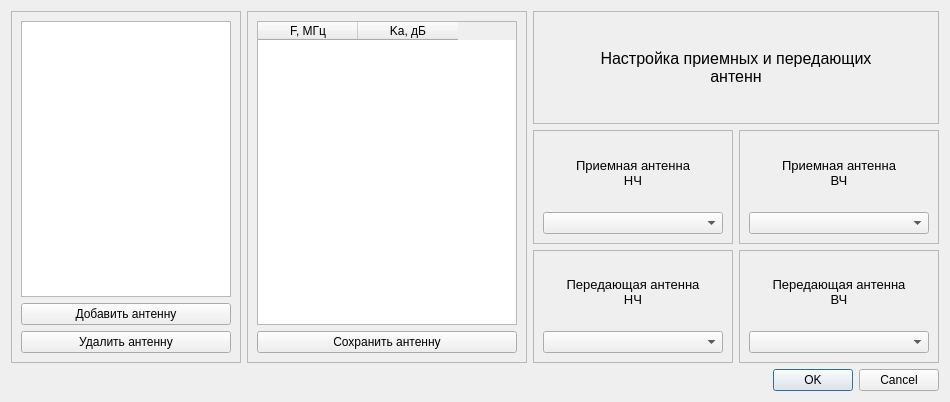
<?xml version="1.0" encoding="UTF-8"?>
<ui version="4.0">
 <class>dialog_antenns</class>
 <widget class="QDialog" name="dialog_antenns">
  <property name="windowModality">
   <enum>Qt::ApplicationModal</enum>
  </property>
  <property name="geometry">
   <rect>
    <x>0</x>
    <y>0</y>
    <width>950</width>
    <height>402</height>
   </rect>
  </property>
  <property name="minimumSize">
   <size>
    <width>950</width>
    <height>402</height>
   </size>
  </property>
  <property name="maximumSize">
   <size>
    <width>9999</width>
    <height>9999</height>
   </size>
  </property>
  <property name="windowTitle">
   <string>Настройка Антенн</string>
  </property>
  <layout class="QGridLayout" name="gridLayout">
   <item row="0" column="0">
    <layout class="QHBoxLayout" name="horizontalLayout_4">
     <item>
      <widget class="QScrollArea" name="scrollArea">
       <property name="minimumSize">
        <size>
         <width>180</width>
         <height>290</height>
        </size>
       </property>
       <property name="maximumSize">
        <size>
         <width>9999</width>
         <height>9999</height>
        </size>
       </property>
       <property name="widgetResizable">
        <bool>true</bool>
       </property>
       <widget class="QWidget" name="scrollAreaWidgetContents">
        <property name="geometry">
         <rect>
          <x>0</x>
          <y>0</y>
          <width>219</width>
          <height>341</height>
         </rect>
        </property>
        <layout class="QVBoxLayout" name="verticalLayout">
         <item>
          <widget class="QListWidget" name="listWidget">
           <property name="minimumSize">
            <size>
             <width>160</width>
             <height>210</height>
            </size>
           </property>
           <property name="maximumSize">
            <size>
             <width>9999</width>
             <height>9999</height>
            </size>
           </property>
          </widget>
         </item>
         <item>
          <widget class="QPushButton" name="pushButton">
           <property name="text">
            <string>Добавить антенну</string>
           </property>
          </widget>
         </item>
         <item>
          <widget class="QPushButton" name="pushButton_2">
           <property name="text">
            <string>Удалить антенну</string>
           </property>
          </widget>
         </item>
        </layout>
       </widget>
      </widget>
     </item>
     <item>
      <widget class="QScrollArea" name="scrollArea_2">
       <property name="minimumSize">
        <size>
         <width>280</width>
         <height>0</height>
        </size>
       </property>
       <property name="maximumSize">
        <size>
         <width>9999</width>
         <height>9999</height>
        </size>
       </property>
       <property name="widgetResizable">
        <bool>true</bool>
       </property>
       <widget class="QWidget" name="scrollAreaWidgetContents_2">
        <property name="geometry">
         <rect>
          <x>0</x>
          <y>0</y>
          <width>278</width>
          <height>341</height>
         </rect>
        </property>
        <layout class="QVBoxLayout" name="verticalLayout_2">
         <item>
          <widget class="QTableWidget" name="tableWidget">
           <property name="minimumSize">
            <size>
             <width>240</width>
             <height>267</height>
            </size>
           </property>
           <property name="maximumSize">
            <size>
             <width>9999</width>
             <height>9999</height>
            </size>
           </property>
           <property name="autoScrollMargin">
            <number>10</number>
           </property>
           <property name="textElideMode">
            <enum>Qt::ElideMiddle</enum>
           </property>
           <property name="sortingEnabled">
            <bool>false</bool>
           </property>
           <attribute name="verticalHeaderVisible">
            <bool>false</bool>
           </attribute>
           <attribute name="verticalHeaderDefaultSectionSize">
            <number>20</number>
           </attribute>
           <attribute name="verticalHeaderMinimumSectionSize">
            <number>5</number>
           </attribute>
           <column>
            <property name="text">
             <string>F, МГц</string>
            </property>
           </column>
           <column>
            <property name="text">
             <string>Ka, дБ</string>
            </property>
           </column>
          </widget>
         </item>
         <item>
          <widget class="QPushButton" name="pushButton_3">
           <property name="text">
            <string>Сохранить антенну</string>
           </property>
          </widget>
         </item>
        </layout>
       </widget>
      </widget>
     </item>
     <item>
      <layout class="QVBoxLayout" name="verticalLayout_11">
       <item>
        <widget class="QFrame" name="frame">
         <property name="frameShape">
          <enum>QFrame::StyledPanel</enum>
         </property>
         <property name="frameShadow">
          <enum>QFrame::Raised</enum>
         </property>
         <layout class="QHBoxLayout" name="horizontalLayout_3">
          <item>
           <widget class="QLabel" name="label_5">
            <property name="lineWidth">
             <number>1</number>
            </property>
            <property name="text">
             <string>&lt;!DOCTYPE HTML PUBLIC &quot;-//W3C//DTD HTML 4.0//EN&quot; &quot;http://www.w3.org/TR/REC-html40/strict.dtd&quot;&gt;
&lt;html&gt;&lt;head&gt;&lt;meta name=&quot;qrichtext&quot; content=&quot;1&quot; /&gt;&lt;style type=&quot;text/css&quot;&gt;
p, li { white-space: pre-wrap; }
&lt;/style&gt;&lt;/head&gt;&lt;body style=&quot; font-family:'MS Shell Dlg 2'; font-size:8pt; font-weight:400; font-style:normal;&quot;&gt;
&lt;p style=&quot; margin-top:12px; line-height:100%;margin-bottom:12px; margin-left:0px; margin-right:0px; -qt-block-indent:0; text-indent:0px;&quot;&gt;&lt;span style=&quot; font-size:12pt;&quot;&gt;Настройка приемных и передающих &lt;br /&gt; антенн &lt;/span&gt;&lt;/p&gt;</string>
            </property>
            <property name="alignment">
             <set>Qt::AlignCenter</set>
            </property>
           </widget>
          </item>
         </layout>
        </widget>
       </item>
       <item>
        <layout class="QHBoxLayout" name="horizontalLayout">
         <item>
          <widget class="QFrame" name="frame_3">
           <property name="minimumSize">
            <size>
             <width>200</width>
             <height>110</height>
            </size>
           </property>
           <property name="frameShape">
            <enum>QFrame::StyledPanel</enum>
           </property>
           <layout class="QVBoxLayout" name="verticalLayout_4">
            <item>
             <layout class="QVBoxLayout" name="verticalLayout_3">
              <item>
               <widget class="QLabel" name="label">
                <property name="text">
                 <string>&lt;html&gt;&lt;head/&gt;&lt;body&gt;&lt;p align=&quot;center&quot;&gt;&lt;span style=&quot; font-size:10pt; line-height: 50%;&quot;&gt;Приемная антенна &lt;br /&gt; НЧ&lt;/span&gt;&lt;/p&gt;</string>
                </property>
                <property name="alignment">
                 <set>Qt::AlignCenter</set>
                </property>
               </widget>
              </item>
              <item>
               <widget class="QComboBox" name="comboBox"/>
              </item>
             </layout>
            </item>
           </layout>
          </widget>
         </item>
         <item>
          <widget class="QFrame" name="frame_4">
           <property name="minimumSize">
            <size>
             <width>200</width>
             <height>110</height>
            </size>
           </property>
           <property name="frameShape">
            <enum>QFrame::StyledPanel</enum>
           </property>
           <layout class="QVBoxLayout" name="verticalLayout_5">
            <item>
             <layout class="QVBoxLayout" name="verticalLayout_6">
              <item>
               <widget class="QLabel" name="label_2">
                <property name="text">
                 <string>&lt;html&gt;&lt;head/&gt;&lt;body&gt;&lt;p&gt;&lt;span style=&quot; font-size:10pt;  line-height: 50%;&quot;&gt;Приемная антенна &lt;br /&gt; ВЧ&lt;/span&gt;&lt;/p&gt;</string>
                </property>
                <property name="alignment">
                 <set>Qt::AlignCenter</set>
                </property>
               </widget>
              </item>
              <item>
               <widget class="QComboBox" name="comboBox_2"/>
              </item>
             </layout>
            </item>
           </layout>
          </widget>
         </item>
        </layout>
       </item>
       <item>
        <layout class="QHBoxLayout" name="horizontalLayout_2">
         <item>
          <widget class="QFrame" name="frame_5">
           <property name="minimumSize">
            <size>
             <width>200</width>
             <height>110</height>
            </size>
           </property>
           <property name="frameShape">
            <enum>QFrame::StyledPanel</enum>
           </property>
           <layout class="QVBoxLayout" name="verticalLayout_7">
            <item>
             <layout class="QVBoxLayout" name="verticalLayout_8">
              <item>
               <widget class="QLabel" name="label_3">
                <property name="text">
                 <string>&lt;html&gt;&lt;head/&gt;&lt;body&gt;&lt;p&gt;&lt;span style=&quot; font-size:10pt; line-height: 50%;&quot;&gt;Передающая антенна &lt;br /&gt; НЧ&lt;/span&gt;&lt;/p&gt;</string>
                </property>
                <property name="alignment">
                 <set>Qt::AlignCenter</set>
                </property>
               </widget>
              </item>
              <item>
               <widget class="QComboBox" name="comboBox_3"/>
              </item>
             </layout>
            </item>
           </layout>
          </widget>
         </item>
         <item>
          <widget class="QFrame" name="frame_6">
           <property name="minimumSize">
            <size>
             <width>200</width>
             <height>110</height>
            </size>
           </property>
           <property name="frameShape">
            <enum>QFrame::StyledPanel</enum>
           </property>
           <layout class="QVBoxLayout" name="verticalLayout_9">
            <item>
             <layout class="QVBoxLayout" name="verticalLayout_10">
              <item>
               <widget class="QLabel" name="label_4">
                <property name="text">
                 <string>&lt;html&gt;&lt;head/&gt;&lt;body&gt;&lt;p&gt;&lt;span style=&quot; font-size:10pt; line-height: 50%;&quot;&gt;Передающая антенна &lt;br /&gt; ВЧ&lt;/span&gt;&lt;/p&gt;</string>
                </property>
                <property name="alignment">
                 <set>Qt::AlignCenter</set>
                </property>
               </widget>
              </item>
              <item>
               <widget class="QComboBox" name="comboBox_4"/>
              </item>
             </layout>
            </item>
           </layout>
          </widget>
         </item>
        </layout>
       </item>
      </layout>
     </item>
    </layout>
   </item>
   <item row="1" column="0">
    <widget class="QDialogButtonBox" name="buttonBox">
     <property name="orientation">
      <enum>Qt::Horizontal</enum>
     </property>
     <property name="standardButtons">
      <set>QDialogButtonBox::Cancel|QDialogButtonBox::Ok</set>
     </property>
    </widget>
   </item>
  </layout>
 </widget>
 <resources/>
 <connections>
  <connection>
   <sender>buttonBox</sender>
   <signal>accepted()</signal>
   <receiver>dialog_antenns</receiver>
   <slot>accept()</slot>
   <hints>
    <hint type="sourcelabel">
     <x>248</x>
     <y>254</y>
    </hint>
    <hint type="destinationlabel">
     <x>157</x>
     <y>274</y>
    </hint>
   </hints>
  </connection>
  <connection>
   <sender>buttonBox</sender>
   <signal>rejected()</signal>
   <receiver>dialog_antenns</receiver>
   <slot>reject()</slot>
   <hints>
    <hint type="sourcelabel">
     <x>316</x>
     <y>260</y>
    </hint>
    <hint type="destinationlabel">
     <x>286</x>
     <y>274</y>
    </hint>
   </hints>
  </connection>
 </connections>
</ui>
